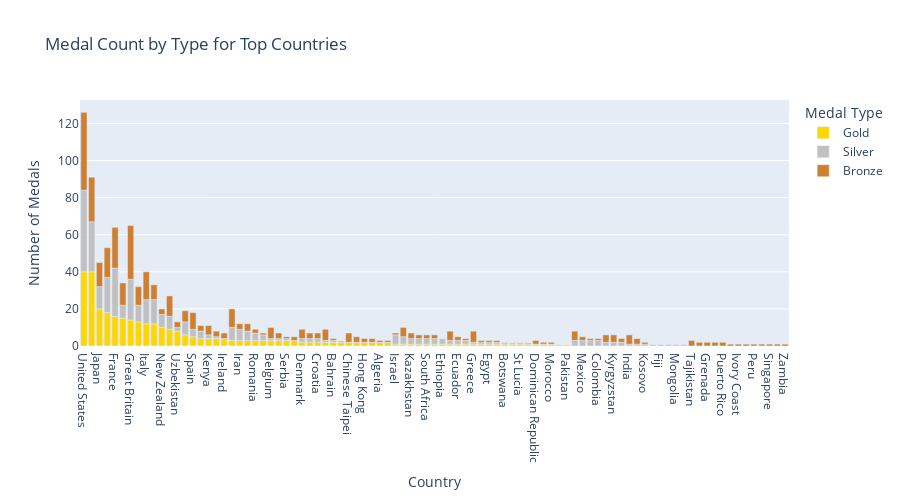

The notebook cell saved with this chart:
### Markdown cell above
<b>Now, we make the bar plot more detail into medal representation for each country.</b>

### Code cell
import plotly.express as px

df_melted = df.melt(id_vars=['Country'], 
                    value_vars=['Gold', 'Silver', 'Bronze'],
                    var_name='Medal Type', 
                    value_name='Count')

fig = px.bar(df_melted, x='Country', y='Count', color='Medal Type',
             color_discrete_map={'Gold':'gold',
                                 'Silver':'silver',
                                 'Bronze':'#cd7f32'},
             title='Medal Count by Type for Top Countries',
             labels={'Count':'Number of Medals',
                     'Country':'Country'},
             height=500)
fig.update_layout(xaxis_title='Country',yaxis_title='Number of Medals')
fig.show()

### Figure 1 — Plotly figure (JSON) as saved in the notebook; plotly's stock layout.template omitted (floating-point values rounded to 4 significant figures)
{"data": [{"alignmentgroup": "True", "hovertemplate": "Medal Type=Gold<br>Country=%{x}<br>Number of Medals=%{y}<extra></extra>", "legendgroup": "Gold", "marker": {"color": "gold", "pattern": {"shape": ""}}, "name": "Gold", "offsetgroup": "Gold", "orientation": "v", "showlegend": true, "textposition": "auto", "type": "bar", "x": ["United States", "China", "Japan", "Australia", "France", "Netherlands", "Great Britain", "South Korea", "Italy", "Germany", "New Zealand", "Canada", "Uzbekistan", "Hungary", "Spain", "Sweden", "Kenya", "Norway", "Ireland", "Brazil", "Iran", "Ukraine", "Romania", "Georgia", "Belgium", "Bulgaria", "Serbia", "Czech Republic", "Denmark", "Azerbaijan", "Croatia", "Cuba", "Bahrain", "Slovenia", "Chinese Taipei", "Austria", "Hong Kong", "Philippines", "Algeria", "Indonesia", "Israel", "Poland", "Kazakhstan", "Jamaica", "South Africa", "Thailand", "Ethiopia", "Switzerland", "Ecuador", "Portugal", "Greece", "Argentina", "Egypt", "Tunisia", "Botswana", "Chile", "St Lucia", "Uganda", "Dominican Republic", "Guatemala", "Morocco", "Dominica", "Pakistan", "Turkey", "Mexico", "Armenia", "Colombia", "North Korea", "Kyrgyzstan", "Lithuania", "India", "Moldova", "Kosovo", "Cyprus", "Fiji", "Jordan", "Mongolia", "Panama", "Tajikistan", "Albania", "Grenada", "Malaysia", "Puerto Rico", "Cape Verde", "Ivory Coast", "Refugee Olympic Team", "Peru", "Qatar", "Singapore", "Slovakia", "Zambia"], "xaxis": "x", "y": [40, 40, 20, 18, 16, 15, 14, 13, 12, 12, 10, 9, 8, 6, 5, 4, 4, 4, 4, 3, 3, 3, 3, 3, 3, 3, 3, 3, 2, 2, 2, 2, 2, 2, 2, 2, 2, 2, 2, 2, 1, 1, 1, 1, 1, 1, 1, 1, 1, 1, 1, 1, 1, 1, 1, 1, 1, 1, 1, 1, 1, 1, 1, 0, 0, 0, 0, 0, 0, 0, 0, 0, 0, 0, 0, 0, 0, 0, 0, 0, 0, 0, 0, 0, 0, 0, 0, 0, 0, 0, 0], "yaxis": "y"}, {"alignmentgroup": "True", "hovertemplate": "Medal Type=Silver<br>Country=%{x}<br>Number of Medals=%{y}<extra></extra>", "legendgroup": "Silver", "marker": {"color": "silver", "pattern": {"shape": ""}}, "name": "Silver", "offsetgroup": "Silver", "orientation": "v", "showlegend": true, "textposition": "auto", "type": "bar", "x": ["United States", "China", "Japan", "Australia", "France", "Netherlands", "Great Britain", "South Korea", "Italy", "Germany", "New Zealand", "Canada", "Uzbekistan", "Hungary", "Spain", "Sweden", "Kenya", "Norway", "Ireland", "Brazil", "Iran", "Ukraine", "Romania", "Georgia", "Belgium", "Bulgaria", "Serbia", "Czech Republic", "Denmark", "Azerbaijan", "Croatia", "Cuba", "Bahrain", "Slovenia", "Chinese Taipei", "Austria", "Hong Kong", "Philippines", "Algeria", "Indonesia", "Israel", "Poland", "Kazakhstan", "Jamaica", "South Africa", "Thailand", "Ethiopia", "Switzerland", "Ecuador", "Portugal", "Greece", "Argentina", "Egypt", "Tunisia", "Botswana", "Chile", "St Lucia", "Uganda", "Dominican Republic", "Guatemala", "Morocco", "Dominica", "Pakistan", "Turkey", "Mexico", "Armenia", "Colombia", "North Korea", "Kyrgyzstan", "Lithuania", "India", "Moldova", "Kosovo", "Cyprus", "Fiji", "Jordan", "Mongolia", "Panama", "Tajikistan", "Albania", "Grenada", "Malaysia", "Puerto Rico", "Cape Verde", "Ivory Coast", "Refugee Olympic Team", "Peru", "Qatar", "Singapore", "Slovakia", "Zambia"], "xaxis": "x", "y": [44, 27, 12, 19, 26, 7, 22, 9, 13, 13, 7, 7, 2, 7, 4, 4, 2, 1, 0, 7, 6, 5, 4, 3, 1, 1, 1, 0, 2, 2, 2, 1, 1, 1, 0, 0, 0, 0, 0, 0, 5, 4, 3, 3, 3, 3, 3, 2, 2, 2, 1, 1, 1, 1, 1, 1, 1, 1, 0, 0, 0, 0, 0, 3, 3, 3, 3, 2, 2, 2, 1, 1, 1, 1, 1, 1, 1, 1, 0, 0, 0, 0, 0, 0, 0, 0, 0, 0, 0, 0, 0], "yaxis": "y"}, {"alignmentgroup": "True", "hovertemplate": "Medal Type=Bronze<br>Country=%{x}<br>Number of Medals=%{y}<extra></extra>", "legendgroup": "Bronze", "marker": {"color": "#cd7f32", "pattern": {"shape": ""}}, "name": "Bronze", "offsetgroup": "Bronze", "orientation": "v", "showlegend": true, "textposition": "auto", "type": "bar", "x": ["United States", "China", "Japan", "Australia", "France", "Netherlands", "Great Britain", "South Korea", "Italy", "Germany", "New Zealand", "Canada", "Uzbekistan", "Hungary", "Spain", "Sweden", "Kenya", "Norway", "Ireland", "Brazil", "Iran", "Ukraine", "Romania", "Georgia", "Belgium", "Bulgaria", "Serbia", "Czech Republic", "Denmark", "Azerbaijan", "Croatia", "Cuba", "Bahrain", "Slovenia", "Chinese Taipei", "Austria", "Hong Kong", "Philippines", "Algeria", "Indonesia", "Israel", "Poland", "Kazakhstan", "Jamaica", "South Africa", "Thailand", "Ethiopia", "Switzerland", "Ecuador", "Portugal", "Greece", "Argentina", "Egypt", "Tunisia", "Botswana", "Chile", "St Lucia", "Uganda", "Dominican Republic", "Guatemala", "Morocco", "Dominica", "Pakistan", "Turkey", "Mexico", "Armenia", "Colombia", "North Korea", "Kyrgyzstan", "Lithuania", "India", "Moldova", "Kosovo", "Cyprus", "Fiji", "Jordan", "Mongolia", "Panama", "Tajikistan", "Albania", "Grenada", "Malaysia", "Puerto Rico", "Cape Verde", "Ivory Coast", "Refugee Olympic Team", "Peru", "Qatar", "Singapore", "Slovakia", "Zambia"], "xaxis": "x", "y": [42, 24, 13, 16, 22, 12, 29, 10, 15, 8, 3, 11, 3, 6, 9, 3, 5, 3, 3, 10, 3, 4, 2, 1, 6, 3, 1, 2, 5, 3, 3, 6, 1, 0, 5, 3, 2, 2, 1, 1, 1, 5, 3, 2, 2, 2, 0, 5, 2, 1, 6, 1, 1, 1, 0, 0, 0, 0, 2, 1, 1, 0, 0, 5, 2, 1, 1, 4, 4, 2, 5, 3, 1, 0, 0, 0, 0, 0, 3, 2, 2, 2, 2, 1, 1, 1, 1, 1, 1, 1, 1], "yaxis": "y"}], "layout": {"barmode": "relative", "height": 500, "legend": {"title": {"text": "Medal Type"}, "tracegroupgap": 0}, "title": {"text": "Medal Count by Type for Top Countries"}, "xaxis": {"anchor": "y", "domain": [0, 1], "title": {"text": "Country"}}, "yaxis": {"anchor": "x", "domain": [0, 1], "title": {"text": "Number of Medals"}}}}
